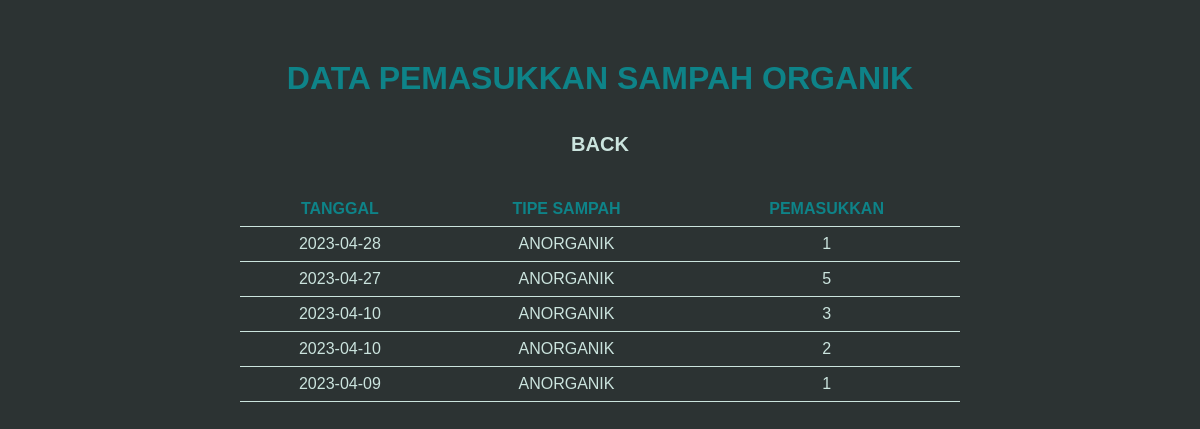
Page /admin/anorganik.php on the committed database.
### tables this page shows
CREATE TABLE `aktivitas` (
  `ID` int(55) NOT NULL,
  `ID_USER` int(55) NOT NULL,
  `TANGGAL` date NOT NULL,
  `TYPE` varchar(255) NOT NULL,
  `JUMLAH` int(255) NOT NULL,
  `UANG` int(255) NOT NULL
);

### admin/anorganik.php (the view, shortened to what this page needs)
<!DOCTYPE html>
<html lang="en">
<head>
    <link rel="stylesheet" href="../style/organik.css">
</head>
<body>
    <div class="container">
        <h1>DATA PEMASUKKAN SAMPAH ORGANIK</h1>
        <div class="back">
            <a href="sampah.php">BACK</a>
        </div>
        <table>
            <tr>
                <th>TANGGAL</th>
                <th>TIPE SAMPAH</th>
                <th>PEMASUKKAN</th>
            </tr>
            <?php
                include 'config.php';
                $sql = "SELECT * FROM aktivitas WHERE TYPE = 'ANORGANIK' ORDER BY ID DESC";
                $query = mysqli_query($conn, $sql);
                while($aktivitas = mysqli_fetch_array($query)){
            ?>
            <tr>
                <td><?php echo $aktivitas['TANGGAL'] ?></td>
                <td><?php echo $aktivitas['TYPE'] ?></td>
                <td><?php echo $aktivitas['JUMLAH'] ?></td>
            </tr>
            <?php } ?>
        </table>
    </div>
</body>
</html>

### style/organik.css (style rules this page uses)
* { margin: 0; padding: 0; font-family: Helvetica; }
body { background-color: #2C3333; }
.container { width: 60%; margin-left: auto; margin-right: auto; margin-top: 5%; }
.container h1 { color: #0E8388; text-align: center; margin-bottom: 5%; }
.container .back a { width: 100%; text-align: center; }
.container table { width: 100%; border-color: #CBE4DE; border-collapse: collapse; }
.container table th, td { padding: 8px; }
.container table th { color: #0E8388; border-bottom: 1px solid #CBE4DE; }
.container table td { color: #CBE4DE; text-align: center; border-bottom: 1px solid #CBE4DE; }
.back { margin-bottom: 5%; text-align: center; }
.back a { color: #CBE4DE; text-decoration: none; font-size: 20px; transition: all 1s ease; font-weight: bold; }

### rows in the picture
aktivitas: TANGGAL "2023-04-28", TYPE "ANORGANIK", JUMLAH "1"
aktivitas: TANGGAL "2023-04-27", TYPE "ANORGANIK", JUMLAH "5"
aktivitas: TANGGAL "2023-04-10", TYPE "ANORGANIK", JUMLAH "3"
aktivitas: TANGGAL "2023-04-10", TYPE "ANORGANIK", JUMLAH "2"
aktivitas: TANGGAL "2023-04-09", TYPE "ANORGANIK", JUMLAH "1"
